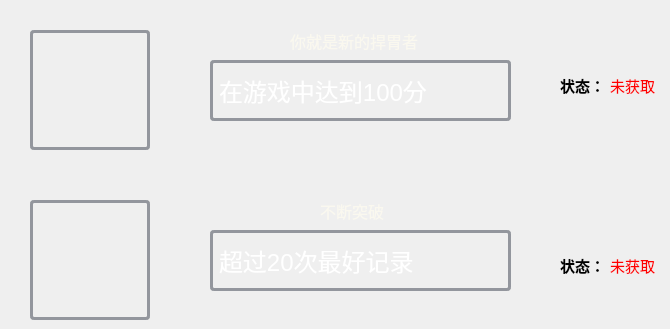
     <widget class="QWidget" name="snakeAchieve">
      <widget class="QLabel" name="label_28">
       <property name="geometry">
        <rect>
         <x>30</x>
         <y>30</y>
         <width>120</width>
         <height>120</height>
        </rect>
       </property>
       <property name="styleSheet">
        <string notr="true">image: url(:/image/image/snake1.png);
border: 3px solid rgb(147, 150, 157);

border-radius: 4px;
</string>
       </property>
       <property name="text">
        <string/>
       </property>
      </widget>
      <widget class="QLabel" name="label_29">
       <property name="geometry">
        <rect>
         <x>30</x>
         <y>200</y>
         <width>120</width>
         <height>120</height>
        </rect>
       </property>
       <property name="styleSheet">
        <string notr="true">image: url(:/image/image/snake2.png);
border: 3px solid rgb(147, 150, 157);

border-radius: 4px;
</string>
       </property>
       <property name="text">
        <string/>
       </property>
      </widget>
      <widget class="QLabel" name="label_30">
       <property name="geometry">
        <rect>
         <x>210</x>
         <y>60</y>
         <width>301</width>
         <height>61</height>
        </rect>
       </property>
       <property name="font">
        <font>
         <pointsize>18</pointsize>
         <stylestrategy>PreferAntialias</stylestrategy>
        </font>
       </property>
       <property name="styleSheet">
        <string notr="true">color: rgb(255, 255, 255);
border: 3px solid rgb(147, 150, 157);

border-radius: 4px;
</string>
       </property>
       <property name="text">
        <string>在游戏中达到100分</string>
       </property>
      </widget>
      <widget class="QLabel" name="label_31">
       <property name="geometry">
        <rect>
         <x>210</x>
         <y>230</y>
         <width>301</width>
         <height>61</height>
        </rect>
       </property>
       <property name="font">
        <font>
         <pointsize>18</pointsize>
         <stylestrategy>PreferAntialias</stylestrategy>
        </font>
       </property>
       <property name="styleSheet">
        <string notr="true">color: rgb(255, 255, 255);
border: 3px solid rgb(147, 150, 157);

border-radius: 4px;
</string>
       </property>
       <property name="text">
        <string>超过20次最好记录</string>
       </property>
      </widget>
      <widget class="QLabel" name="label_32">
       <property name="geometry">
        <rect>
         <x>560</x>
         <y>70</y>
         <width>41</width>
         <height>31</height>
        </rect>
       </property>
       <property name="font">
        <font>
         <pointsize>11</pointsize>
         <bold>true</bold>
        </font>
       </property>
       <property name="text">
        <string>状态：</string>
       </property>
      </widget>
      <widget class="QLabel" name="label_33">
       <property name="geometry">
        <rect>
         <x>560</x>
         <y>250</y>
         <width>41</width>
         <height>31</height>
        </rect>
       </property>
       <property name="font">
        <font>
         <pointsize>11</pointsize>
         <bold>true</bold>
        </font>
       </property>
       <property name="text">
        <string>状态：</string>
       </property>
      </widget>
      <widget class="QLabel" name="label_34">
       <property name="geometry">
        <rect>
         <x>610</x>
         <y>70</y>
         <width>51</width>
         <height>31</height>
        </rect>
       </property>
       <property name="font">
        <font>
         <pointsize>11</pointsize>
         <stylestrategy>PreferAntialias</stylestrategy>
        </font>
       </property>
       <property name="styleSheet">
        <string notr="true">color: rgb(255, 0, 0)</string>
       </property>
       <property name="text">
        <string>未获取</string>
       </property>
      </widget>
      <widget class="QLabel" name="label_35">
       <property name="geometry">
        <rect>
         <x>610</x>
         <y>250</y>
         <width>51</width>
         <height>31</height>
        </rect>
       </property>
       <property name="font">
        <font>
         <pointsize>11</pointsize>
         <stylestrategy>PreferAntialias</stylestrategy>
        </font>
       </property>
       <property name="styleSheet">
        <string notr="true">color: rgb(255, 0, 0)</string>
       </property>
       <property name="text">
        <string>未获取</string>
       </property>
      </widget>
      <widget class="QLabel" name="label_48">
       <property name="geometry">
        <rect>
         <x>290</x>
         <y>30</y>
         <width>131</width>
         <height>21</height>
        </rect>
       </property>
       <property name="font">
        <font>
         <pointsize>12</pointsize>
         <underline>true</underline>
        </font>
       </property>
       <property name="styleSheet">
        <string notr="true">color: rgb(250, 248, 239);</string>
       </property>
       <property name="text">
        <string>你就是新的捍胃者</string>
       </property>
      </widget>
      <widget class="QLabel" name="label_49">
       <property name="geometry">
        <rect>
         <x>320</x>
         <y>200</y>
         <width>71</width>
         <height>21</height>
        </rect>
       </property>
       <property name="font">
        <font>
         <pointsize>12</pointsize>
         <underline>true</underline>
        </font>
       </property>
       <property name="styleSheet">
        <string notr="true">color: rgb(250, 248, 239);</string>
       </property>
       <property name="text">
        <string>不断突破</string>
       </property>
      </widget>
     </widget>
